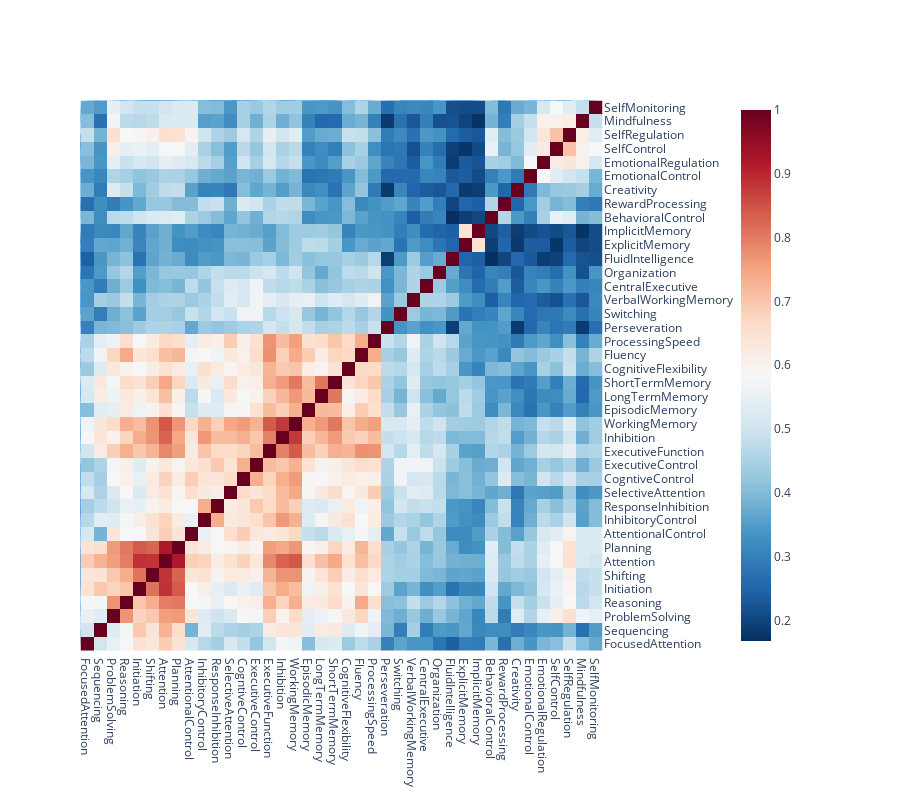

Notebook code cell kept with this figure:
### Markdown cell above
## Popular Constructs

### Code cell
# plot only popular tasks and popular constructs

n_popular_labels = 40

popular_labels = (pubmed.groupby(['category','label'])['pmid']
                        .count().sort_values(ascending=False)
                        .groupby('category').head(n_popular_labels)
                        .index.get_level_values('label').to_list())

popular_label_embeddings = label_embeddings.query('label in @popular_labels')

popular_labels_sim = get_similarity_matrix(
  popular_label_embeddings,
  metric='cosine',
  pivot_by_category=False)

# # drop tasks for visualization
tasks = pubmed.query('category.str.contains("Task")')['label'].unique()
popular_labels_sim.drop(index=tasks, columns=tasks, errors='ignore', inplace=True)

# g = sns.clustermap(popular_labels_sim, robust=True,
#                    dendrogram_ratio=0.0001, 
#                    cbar_pos=(1.0, 0.73, 0.03, 0.25),
#                    cmap='viridis_r',
#                   )
# plt.show()

import dash_bio as dashbio

dashbio.Clustergram(
  data=popular_labels_sim,
  column_labels=popular_labels_sim.columns.to_list(),
  row_labels=popular_labels_sim.index.to_list(),
  center_values=False,
  cluster='all',
  height=800,
  width=900,
  display_ratio=[0.001, 0.001], 
  color_map='RdBu_r',
  # hidden_labels=['col'],
  row_dist='euclidean',
  col_dist='euclidean',
  # standardize='col'
)

### Figure 1 — Plotly figure (JSON) as saved in the notebook; plotly's stock layout.template omitted (floating-point values rounded to 4 significant figures; data arrays with more than 128 entries replaced by an {"elided": "..."} marker saying what was removed)
{"data": [{"hoverinfo": "y+name", "line": {"width": 0.5}, "marker": {"color": "rgb(0,116,217)"}, "mode": "lines", "name": "Col Cluster 0", "type": "scatter", "x": [49.61, 49.61, 301.2, 301.2], "xaxis": "x2", "y": [1.376, 2.287, 2.287, 1.778], "yaxis": "y2"}, {"hoverinfo": "y+name", "line": {"width": 0.5}, "marker": {"color": "rgb(0,116,217)"}, "mode": "lines", "name": "Col Cluster 1", "type": "scatter", "x": [5, 5, 15, 15], "xaxis": "x2", "y": [0, 0.8406, 0.8406, 0], "yaxis": "y2"}, {"hoverinfo": "y+name", "line": {"width": 0.5}, "marker": {"color": "rgb(0,116,217)"}, "mode": "lines", "name": "Col Cluster 2", "type": "scatter", "x": [10, 10, 89.22, 89.22], "xaxis": "x2", "y": [0.8406, 1.376, 1.376, 1.127], "yaxis": "y2"}, {"hoverinfo": "y+name", "line": {"width": 0.5}, "marker": {"color": "rgb(0,116,217)"}, "mode": "lines", "name": "Col Cluster 3", "type": "scatter", "x": [25, 25, 35, 35], "xaxis": "x2", "y": [0, 0.4613, 0.4613, 0], "yaxis": "y2"}, {"hoverinfo": "y+name", "line": {"width": 0.5}, "marker": {"color": "rgb(0,116,217)"}, "mode": "lines", "name": "Col Cluster 4", "type": "scatter", "x": [30, 30, 53.75, 53.75], "xaxis": "x2", "y": [0.4613, 0.7508, 0.7508, 0.51], "yaxis": "y2"}, {"hoverinfo": "y+name", "line": {"width": 0.5}, "marker": {"color": "rgb(0,116,217)"}, "mode": "lines", "name": "Col Cluster 5", "type": "scatter", "x": [41.88, 41.88, 136.6, 136.6], "xaxis": "x2", "y": [0.7508, 1.127, 1.127, 1.075], "yaxis": "y2"}, {"hoverinfo": "y+name", "line": {"width": 0.5}, "marker": {"color": "rgb(0,116,217)"}, "mode": "lines", "name": "Col Cluster 6", "type": "scatter", "x": [45, 45, 62.5, 62.5], "xaxis": "x2", "y": [0, 0.51, 0.51, 0.3307], "yaxis": "y2"}, {"hoverinfo": "y+name", "line": {"width": 0.5}, "marker": {"color": "rgb(0,116,217)"}, "mode": "lines", "name": "Col Cluster 7", "type": "scatter", "x": [55, 55, 70, 70], "xaxis": "x2", "y": [0, 0.3307, 0.3307, 0.2847], "yaxis": "y2"}, {"hoverinfo": "y+name", "line": {"width": 0.5}, "marker": {"color": "rgb(0,116,217)"}, "mode": "lines", "name": "Col Cluster 8", "type": "scatter", "x": [65, 65, 75, 75], "xaxis": "x2", "y": [0, 0.2847, 0.2847, 0], "yaxis": "y2"}, {"hoverinfo": "y+name", "line": {"width": 0.5}, "marker": {"color": "rgb(0,116,217)"}, "mode": "lines", "name": "Col Cluster 9", "type": "scatter", "x": [85, 85, 111.2, 111.2], "xaxis": "x2", "y": [0, 0.7839, 0.7839, 0.6531], "yaxis": "y2"}, {"hoverinfo": "y+name", "line": {"width": 0.5}, "marker": {"color": "rgb(0,116,217)"}, "mode": "lines", "name": "Col Cluster 10", "type": "scatter", "x": [95, 95, 105, 105], "xaxis": "x2", "y": [0, 0.4349, 0.4349, 0], "yaxis": "y2"}, {"hoverinfo": "y+name", "line": {"width": 0.5}, "marker": {"color": "rgb(0,116,217)"}, "mode": "lines", "name": "Col Cluster 11", "type": "scatter", "x": [98.12, 98.12, 175, 175], "xaxis": "x2", "y": [0.7839, 1.075, 1.075, 0.8601], "yaxis": "y2"}, {"hoverinfo": "y+name", "line": {"width": 0.5}, "marker": {"color": "rgb(0,116,217)"}, "mode": "lines", "name": "Col Cluster 12", "type": "scatter", "x": [100, 100, 122.5, 122.5], "xaxis": "x2", "y": [0.4349, 0.6531, 0.6531, 0.6085], "yaxis": "y2"}, {"hoverinfo": "y+name", "line": {"width": 0.5}, "marker": {"color": "rgb(0,116,217)"}, "mode": "lines", "name": "Col Cluster 13", "type": "scatter", "x": [115, 115, 130, 130], "xaxis": "x2", "y": [0, 0.6085, 0.6085, 0.4401], "yaxis": "y2"}, {"hoverinfo": "y+name", "line": {"width": 0.5}, "marker": {"color": "rgb(0,116,217)"}, "mode": "lines", "name": "Col Cluster 14", "type": "scatter", "x": [125, 125, 135, 135], "xaxis": "x2", "y": [0, 0.4401, 0.4401, 0], "yaxis": "y2"}, {"hoverinfo": "y+name", "line": {"width": 0.5}, "marker": {"color": "rgb(0,116,217)"}, "mode": "lines", "name": "Col Cluster 15", "type": "scatter", "x": [145, 145, 160, 160], "xaxis": "x2", "y": [0, 0.4064, 0.4064, 0.2625], "yaxis": "y2"}, {"hoverinfo": "y+name", "line": {"width": 0.5}, "marker": {"color": "rgb(0,116,217)"}, "mode": "lines", "name": "Col Cluster 16", "type": "scatter", "x": [152.5, 152.5, 197.5, 197.5], "xaxis": "x2", "y": [0.4064, 0.8601, 0.8601, 0.7377], "yaxis": "y2"}, {"hoverinfo": "y+name", "line": {"width": 0.5}, "marker": {"color": "rgb(0,116,217)"}, "mode": "lines", "name": "Col Cluster 17", "type": "scatter", "x": [155, 155, 165, 165], "xaxis": "x2", "y": [0, 0.2625, 0.2625, 0], "yaxis": "y2"}, {"hoverinfo": "y+name", "line": {"width": 0.5}, "marker": {"color": "rgb(0,116,217)"}, "mode": "lines", "name": "Col Cluster 18", "type": "scatter", "x": [175, 175, 190, 190], "xaxis": "x2", "y": [0, 0.5169, 0.5169, 0.3392], "yaxis": "y2"}, {"hoverinfo": "y+name", "line": {"width": 0.5}, "marker": {"color": "rgb(0,116,217)"}, "mode": "lines", "name": "Col Cluster 19", "type": "scatter", "x": [182.5, 182.5, 212.5, 212.5], "xaxis": "x2", "y": [0.5169, 0.7377, 0.7377, 0.5638], "yaxis": "y2"}, {"hoverinfo": "y+name", "line": {"width": 0.5}, "marker": {"color": "rgb(0,116,217)"}, "mode": "lines", "name": "Col Cluster 20", "type": "scatter", "x": [185, 185, 195, 195], "xaxis": "x2", "y": [0, 0.3392, 0.3392, 0], "yaxis": "y2"}, {"hoverinfo": "y+name", "line": {"width": 0.5}, "marker": {"color": "rgb(0,116,217)"}, "mode": "lines", "name": "Col Cluster 21", "type": "scatter", "x": [205, 205, 220, 220], "xaxis": "x2", "y": [0, 0.5638, 0.5638, 0.4997], "yaxis": "y2"}, {"hoverinfo": "y+name", "line": {"width": 0.5}, "marker": {"color": "rgb(0,116,217)"}, "mode": "lines", "name": "Col Cluster 22", "type": "scatter", "x": [215, 215, 225, 225], "xaxis": "x2", "y": [0, 0.4997, 0.4997, 0], "yaxis": "y2"}, {"hoverinfo": "y+name", "line": {"width": 0.5}, "marker": {"color": "rgb(0,116,217)"}, "mode": "lines", "name": "Col Cluster 23", "type": "scatter", "x": [235, 235, 253.8, 253.8], "xaxis": "x2", "y": [0, 1.031, 1.031, 0.8977], "yaxis": "y2"}, {"hoverinfo": "y+name", "line": {"width": 0.5}, "marker": {"color": "rgb(0,116,217)"}, "mode": "lines", "name": "Col Cluster 24", "type": "scatter", "x": [244.4, 244.4, 292.5, 292.5], "xaxis": "x2", "y": [1.031, 1.274, 1.274, 1.206], "yaxis": "y2"}, {"hoverinfo": "y+name", "line": {"width": 0.5}, "marker": {"color": "rgb(0,116,217)"}, "mode": "lines", "name": "Col Cluster 25", "type": "scatter", "x": [245, 245, 262.5, 262.5], "xaxis": "x2", "y": [0, 0.8977, 0.8977, 0.8642], "yaxis": "y2"}, {"hoverinfo": "y+name", "line": {"width": 0.5}, "marker": {"color": "rgb(0,116,217)"}, "mode": "lines", "name": "Col Cluster 26", "type": "scatter", "x": [255, 255, 270, 270], "xaxis": "x2", "y": [0, 0.8642, 0.8642, 0.8375], "yaxis": "y2"}, {"hoverinfo": "y+name", "line": {"width": 0.5}, "marker": {"color": "rgb(0,116,217)"}, "mode": "lines", "name": "Col Cluster 27", "type": "scatter", "x": [265, 265, 275, 275], "xaxis": "x2", "y": [0, 0.8375, 0.8375, 0], "yaxis": "y2"}, {"hoverinfo": "y+name", "line": {"width": 0.5}, "marker": {"color": "rgb(0,116,217)"}, "mode": "lines", "name": "Col Cluster 28", "type": "scatter", "x": [268.4, 268.4, 333.9, 333.9], "xaxis": "x2", "y": [1.274, 1.778, 1.778, 1.274], "yaxis": "y2"}, {"hoverinfo": "y+name", "line": {"width": 0.5}, "marker": {"color": "rgb(0,116,217)"}, "mode": "lines", "name": "Col Cluster 29", "type": "scatter", "x": [285, 285, 300, 300], "xaxis": "x2", "y": [0, 1.206, 1.206, 0.5258], "yaxis": "y2"}, {"hoverinfo": "y+name", "line": {"width": 0.5}, "marker": {"color": "rgb(0,116,217)"}, "mode": "lines", "name": "Col Cluster 30", "type": "scatter", "x": [295, 295, 305, 305], "xaxis": "x2", "y": [0, 0.5258, 0.5258, 0], "yaxis": "y2"}, {"hoverinfo": "y+name", "line": {"width": 0.5}, "marker": {"color": "rgb(0,116,217)"}, "mode": "lines", "name": "Col Cluster 31", "type": "scatter", "x": [315, 315, 325, 325], "xaxis": "x2", "y": [0, 0.9208, 0.9208, 0], "yaxis": "y2"}, {"hoverinfo": "y+name", "line": {"width": 0.5}, "marker": {"color": "rgb(0,116,217)"}, "mode": "lines", "name": "Col Cluster 32", "type": "scatter", "x": [320, 320, 347.8, 347.8], "xaxis": "x2", "y": [0.9208, 1.274, 1.274, 1.196], "yaxis": "y2"}, {"hoverinfo": "y+name", "line": {"width": 0.5}, "marker": {"color": "rgb(0,116,217)"}, "mode": "lines", "name": "Col Cluster 33", "type": "scatter", "x": [335, 335, 360.6, 360.6], "xaxis": "x2", "y": [0, 1.196, 1.196, 1.026], "yaxis": "y2"}, {"hoverinfo": "y+name", "line": {"width": 0.5}, "marker": {"color": "rgb(0,116,217)"}, "mode": "lines", "name": "Col Cluster 34", "type": "scatter", "x": [345, 345, 376.2, 376.2], "xaxis": "x2", "y": [0, 1.026, 1.026, 0.8266], "yaxis": "y2"}, {"hoverinfo": "y+name", "line": {"width": 0.5}, "marker": {"color": "rgb(0,116,217)"}, "mode": "lines", "name": "Col Cluster 35", "type": "scatter", "x": [355, 355, 370, 370], "xaxis": "x2", "y": [0, 0.6355, 0.6355, 0.5241], "yaxis": "y2"}, {"hoverinfo": "y+name", "line": {"width": 0.5}, "marker": {"color": "rgb(0,116,217)"}, "mode": "lines", "name": "Col Cluster 36", "type": "scatter", "x": [362.5, 362.5, 390, 390], "xaxis": "x2", "y": [0.6355, 0.8266, 0.8266, 0.7996], "yaxis": "y2"}, {"hoverinfo": "y+name", "line": {"width": 0.5}, "marker": {"color": "rgb(0,116,217)"}, "mode": "lines", "name": "Col Cluster 37", "type": "scatter", "x": [365, 365, 375, 375], "xaxis": "x2", "y": [0, 0.5241, 0.5241, 0], "yaxis": "y2"}, {"hoverinfo": "y+name", "line": {"width": 0.5}, "marker": {"color": "rgb(0,116,217)"}, "mode": "lines", "name": "Col Cluster 38", "type": "scatter", "x": [385, 385, 395, 395], "xaxis": "x2", "y": [0, 0.7996, 0.7996, 0], "yaxis": "y2"}, {"hoverinfo": "x+name", "line": {"width": 0.5}, "marker": {"color": "rgb(0,116,217)"}, "mode": "lines", "name": "Row Cluster 0", "type": "scatter", "x": [0, -0.8406, -0.8406, 0], "xaxis": "x4", "y": [5, 5, 15, 15], "yaxis": "y4"}, {"hoverinfo": "x+name", "line": {"width": 0.5}, "marker": {"color": "rgb(0,116,217)"}, "mode": "lines", "name": "Row Cluster 1", "type": "scatter", "x": [0, -0.7996, -0.7996, 0], "xaxis": "x4", "y": [385, 385, 395, 395], "yaxis": "y4"}, {"hoverinfo": "x+name", "line": {"width": 0.5}, "marker": {"color": "rgb(0,116,217)"}, "mode": "lines", "name": "Row Cluster 2", "type": "scatter", "x": [0, -0.5241, -0.5241, 0], "xaxis": "x4", "y": [365, 365, 375, 375], "yaxis": "y4"}, {"hoverinfo": "x+name", "line": {"width": 0.5}, "marker": {"color": "rgb(0,116,217)"}, "mode": "lines", "name": "Row Cluster 3", "type": "scatter", "x": [-0.6355, -0.8266, -0.8266, -0.7996], "xaxis": "x4", "y": [362.5, 362.5, 390, 390], "yaxis": "y4"}, {"hoverinfo": "x+name", "line": {"width": 0.5}, "marker": {"color": "rgb(0,116,217)"}, "mode": "lines", "name": "Row Cluster 4", "type": "scatter", "x": [0, -0.6355, -0.6355, -0.5241], "xaxis": "x4", "y": [355, 355, 370, 370], "yaxis": "y4"}, {"hoverinfo": "x+name", "line": {"width": 0.5}, "marker": {"color": "rgb(0,116,217)"}, "mode": "lines", "name": "Row Cluster 5", "type": "scatter", "x": [0, -1.026, -1.026, -0.8266], "xaxis": "x4", "y": [345, 345, 376.2, 376.2], "yaxis": "y4"}, {"hoverinfo": "x+name", "line": {"width": 0.5}, "marker": {"color": "rgb(0,116,217)"}, "mode": "lines", "name": "Row Cluster 6", "type": "scatter", "x": [0, -1.196, -1.196, -1.026], "xaxis": "x4", "y": [335, 335, 360.6, 360.6], "yaxis": "y4"}, {"hoverinfo": "x+name", "line": {"width": 0.5}, "marker": {"color": "rgb(0,116,217)"}, "mode": "lines", "name": "Row Cluster 7", "type": "scatter", "x": [-0.9208, -1.274, -1.274, -1.196], "xaxis": "x4", "y": [320, 320, 347.8, 347.8], "yaxis": "y4"}, {"hoverinfo": "x+name", "line": {"width": 0.5}, "marker": {"color": "rgb(0,116,217)"}, "mode": "lines", "name": "Row Cluster 8", "type": "scatter", "x": [0, -0.9208, -0.9208, 0], "xaxis": "x4", "y": [315, 315, 325, 325], "yaxis": "y4"}, {"hoverinfo": "x+name", "line": {"width": 0.5}, "marker": {"color": "rgb(0,116,217)"}, "mode": "lines", "name": "Row Cluster 9", "type": "scatter", "x": [0, -0.5258, -0.5258, 0], "xaxis": "x4", "y": [295, 295, 305, 305], "yaxis": "y4"}, {"hoverinfo": "x+name", "line": {"width": 0.5}, "marker": {"color": "rgb(0,116,217)"}, "mode": "lines", "name": "Row Cluster 10", "type": "scatter", "x": [0, -1.206, -1.206, -0.5258], "xaxis": "x4", "y": [285, 285, 300, 300], "yaxis": "y4"}, {"hoverinfo": "x+name", "line": {"width": 0.5}, "marker": {"color": "rgb(0,116,217)"}, "mode": "lines", "name": "Row Cluster 11", "type": "scatter", "x": [-1.274, -1.778, -1.778, -1.274], "xaxis": "x4", "y": [268.4, 268.4, 333.9, 333.9], "yaxis": "y4"}, {"hoverinfo": "x+name", "line": {"width": 0.5}, "marker": {"color": "rgb(0,116,217)"}, "mode": "lines", "name": "Row Cluster 12", "type": "scatter", "x": [0, -0.8375, -0.8375, 0], "xaxis": "x4", "y": [265, 265, 275, 275], "yaxis": "y4"}, {"hoverinfo": "x+name", "line": {"width": 0.5}, "marker": {"color": "rgb(0,116,217)"}, "mode": "lines", "name": "Row Cluster 13", "type": "scatter", "x": [0, -0.8642, -0.8642, -0.8375], "xaxis": "x4", "y": [255, 255, 270, 270], "yaxis": "y4"}, {"hoverinfo": "x+name", "line": {"width": 0.5}, "marker": {"color": "rgb(0,116,217)"}, "mode": "lines", "name": "Row Cluster 14", "type": "scatter", "x": [0, -0.8977, -0.8977, -0.8642], "xaxis": "x4", "y": [245, 245, 262.5, 262.5], "yaxis": "y4"}, {"hoverinfo": "x+name", "line": {"width": 0.5}, "marker": {"color": "rgb(0,116,217)"}, "mode": "lines", "name": "Row Cluster 15", "type": "scatter", "x": [-1.031, -1.274, -1.274, -1.206], "xaxis": "x4", "y": [244.4, 244.4, 292.5, 292.5], "yaxis": "y4"}, {"hoverinfo": "x+name", "line": {"width": 0.5}, "marker": {"color": "rgb(0,116,217)"}, "mode": "lines", "name": "Row Cluster 16", "type": "scatter", "x": [0, -1.031, -1.031, -0.8977], "xaxis": "x4", "y": [235, 235, 253.8, 253.8], "yaxis": "y4"}, {"hoverinfo": "x+name", "line": {"width": 0.5}, "marker": {"color": "rgb(0,116,217)"}, "mode": "lines", "name": "Row Cluster 17", "type": "scatter", "x": [0, -0.4997, -0.4997, 0], "xaxis": "x4", "y": [215, 215, 225, 225], "yaxis": "y4"}, {"hoverinfo": "x+name", "line": {"width": 0.5}, "marker": {"color": "rgb(0,116,217)"}, "mode": "lines", "name": "Row Cluster 18", "type": "scatter", "x": [0, -0.5638, -0.5638, -0.4997], "xaxis": "x4", "y": [205, 205, 220, 220], "yaxis": "y4"}, {"hoverinfo": "x+name", "line": {"width": 0.5}, "marker": {"color": "rgb(0,116,217)"}, "mode": "lines", "name": "Row Cluster 19", "type": "scatter", "x": [0, -0.3392, -0.3392, 0], "xaxis": "x4", "y": [185, 185, 195, 195], "yaxis": "y4"}, {"hoverinfo": "x+name", "line": {"width": 0.5}, "marker": {"color": "rgb(0,116,217)"}, "mode": "lines", "name": "Row Cluster 20", "type": "scatter", "x": [-0.5169, -0.7377, -0.7377, -0.5638], "xaxis": "x4", "y": [182.5, 182.5, 212.5, 212.5], "yaxis": "y4"}, {"hoverinfo": "x+name", "line": {"width": 0.5}, "marker": {"color": "rgb(0,116,217)"}, "mode": "lines", "name": "Row Cluster 21", "type": "scatter", "x": [0, -0.5169, -0.5169, -0.3392], "xaxis": "x4", "y": [175, 175, 190, 190], "yaxis": "y4"}, {"hoverinfo": "x+name", "line": {"width": 0.5}, "marker": {"color": "rgb(0,116,217)"}, "mode": "lines", "name": "Row Cluster 22", "type": "scatter", "x": [0, -0.2625, -0.2625, 0], "xaxis": "x4", "y": [155, 155, 165, 165], "yaxis": "y4"}, {"hoverinfo": "x+name", "line": {"width": 0.5}, "marker": {"color": "rgb(0,116,217)"}, "mode": "lines", "name": "Row Cluster 23", "type": "scatter", "x": [-0.4064, -0.8601, -0.8601, -0.7377], "xaxis": "x4", "y": [152.5, 152.5, 197.5, 197.5], "yaxis": "y4"}, {"hoverinfo": "x+name", "line": {"width": 0.5}, "marker": {"color": "rgb(0,116,217)"}, "mode": "lines", "name": "Row Cluster 24", "type": "scatter", "x": [0, -0.4064, -0.4064, -0.2625], "xaxis": "x4", "y": [145, 145, 160, 160], "yaxis": "y4"}, {"hoverinfo": "x+name", "line": {"width": 0.5}, "marker": {"color": "rgb(0,116,217)"}, "mode": "lines", "name": "Row Cluster 25", "type": "scatter", "x": [0, -0.4401, -0.4401, 0], "xaxis": "x4", "y": [125, 125, 135, 135], "yaxis": "y4"}, {"hoverinfo": "x+name", "line": {"width": 0.5}, "marker": {"color": "rgb(0,116,217)"}, "mode": "lines", "name": "Row Cluster 26", "type": "scatter", "x": [0, -0.6085, -0.6085, -0.4401], "xaxis": "x4", "y": [115, 115, 130, 130], "yaxis": "y4"}, {"hoverinfo": "x+name", "line": {"width": 0.5}, "marker": {"color": "rgb(0,116,217)"}, "mode": "lines", "name": "Row Cluster 27", "type": "scatter", "x": [-0.4349, -0.6531, -0.6531, -0.6085], "xaxis": "x4", "y": [100, 100, 122.5, 122.5], "yaxis": "y4"}, {"hoverinfo": "x+name", "line": {"width": 0.5}, "marker": {"color": "rgb(0,116,217)"}, "mode": "lines", "name": "Row Cluster 28", "type": "scatter", "x": [-0.7839, -1.075, -1.075, -0.8601], "xaxis": "x4", "y": [98.12, 98.12, 175, 175], "yaxis": "y4"}, {"hoverinfo": "x+name", "line": {"width": 0.5}, "marker": {"color": "rgb(0,116,217)"}, "mode": "lines", "name": "Row Cluster 29", "type": "scatter", "x": [0, -0.4349, -0.4349, 0], "xaxis": "x4", "y": [95, 95, 105, 105], "yaxis": "y4"}, {"hoverinfo": "x+name", "line": {"width": 0.5}, "marker": {"color": "rgb(0,116,217)"}, "mode": "lines", "name": "Row Cluster 30", "type": "scatter", "x": [0, -0.7839, -0.7839, -0.6531], "xaxis": "x4", "y": [85, 85, 111.2, 111.2], "yaxis": "y4"}, {"hoverinfo": "x+name", "line": {"width": 0.5}, "marker": {"color": "rgb(0,116,217)"}, "mode": "lines", "name": "Row Cluster 31", "type": "scatter", "x": [0, -0.2847, -0.2847, 0], "xaxis": "x4", "y": [65, 65, 75, 75], "yaxis": "y4"}, {"hoverinfo": "x+name", "line": {"width": 0.5}, "marker": {"color": "rgb(0,116,217)"}, "mode": "lines", "name": "Row Cluster 32", "type": "scatter", "x": [0, -0.3307, -0.3307, -0.2847], "xaxis": "x4", "y": [55, 55, 70, 70], "yaxis": "y4"}, {"hoverinfo": "x+name", "line": {"width": 0.5}, "marker": {"color": "rgb(0,116,217)"}, "mode": "lines", "name": "Row Cluster 33", "type": "scatter", "x": [-1.376, -2.287, -2.287, -1.778], "xaxis": "x4", "y": [49.61, 49.61, 301.2, 301.2], "yaxis": "y4"}, {"hoverinfo": "x+name", "line": {"width": 0.5}, "marker": {"color": "rgb(0,116,217)"}, "mode": "lines", "name": "Row Cluster 34", "type": "scatter", "x": [0, -0.51, -0.51, -0.3307], "xaxis": "x4", "y": [45, 45, 62.5, 62.5], "yaxis": "y4"}, {"hoverinfo": "x+name", "line": {"width": 0.5}, "marker": {"color": "rgb(0,116,217)"}, "mode": "lines", "name": "Row Cluster 35", "type": "scatter", "x": [-0.7508, -1.127, -1.127, -1.075], "xaxis": "x4", "y": [41.88, 41.88, 136.6, 136.6], "yaxis": "y4"}, {"hoverinfo": "x+name", "line": {"width": 0.5}, "marker": {"color": "rgb(0,116,217)"}, "mode": "lines", "name": "Row Cluster 36", "type": "scatter", "x": [-0.4613, -0.7508, -0.7508, -0.51], "xaxis": "x4", "y": [30, 30, 53.75, 53.75], "yaxis": "y4"}, {"hoverinfo": "x+name", "line": {"width": 0.5}, "marker": {"color": "rgb(0,116,217)"}, "mode": "lines", "name": "Row Cluster 37", "type": "scatter", "x": [0, -0.4613, -0.4613, 0], "xaxis": "x4", "y": [25, 25, 35, 35], "yaxis": "y4"}, {"hoverinfo": "x+name", "line": {"width": 0.5}, "marker": {"color": "rgb(0,116,217)"}, "mode": "lines", "name": "Row Cluster 38", "type": "scatter", "x": [-0.8406, -1.376, -1.376, -1.127], "xaxis": "x4", "y": [10, 10, 89.22, 89.22], "yaxis": "y4"}, {"colorbar": {"xpad": 100}, "colorscale": [[0, "rgb(5,48,97)"], [0.1, "rgb(33,102,172)"], [0.2, "rgb(67,147,195)"], [0.3, "rgb(146,197,222)"], [0.4, "rgb(209,229,240)"], [0.5, "rgb(247,247,247)"], [0.6, "rgb(253,219,199)"], [0.7, "rgb(244,165,130)"], [0.8, "rgb(214,96,77)"], [0.9, "rgb(178,24,43)"], [1, "rgb(103,0,31)"]], "type": "heatmap", "x": [5, 15, 25, 35, 45, 55, 65, 75, 85, 95, 105, 115, 125, 135, 145, 155, 165, 175, 185, 195, 205, 215, 225, 235, 245, 255, 265, 275, 285, 295, 305, 315, 325, 335, 345, 355, 365, 375, 385, 395], "xaxis": "x5", "y": [5, 15, 25, 35, 45, 55, 65, 75, 85, 95, 105, 115, 125, 135, 145, 155, 165, 175, 185, 195, 205, 215, 225, 235, 245, 255, 265, 275, 285, 295, 305, 315, 325, 335, 345, 355, 365, 375, 385, 395], "yaxis": "y5", "z": {"elided": "40x40 float values"}}], "layout": {"height": 800, "hovermode": "closest", "legend": {"x": 0.7, "y": 0.7}, "paper_bgcolor": "rgba(0,0,0,0)", "plot_bgcolor": "rgba(0,0,0,0)", "showlegend": false, "width": 900, "xaxis": {"anchor": "y", "domain": [0, 0.95], "fixedrange": false, "mirror": false, "showgrid": false, "showline": false, "showticklabels": false, "type": "linear", "zeroline": false}, "xaxis2": {"anchor": "y4", "domain": [0.0009491, 0.95], "fixedrange": false, "mirror": false, "scaleanchor": "x5", "showgrid": false, "showline": false, "showticklabels": false, "type": "linear", "zeroline": false}, "xaxis3": {"anchor": "y3", "domain": [0.75, 1]}, "xaxis4": {"anchor": "y4", "domain": [0, 0.0009491], "fixedrange": false, "mirror": false, "showgrid": false, "showline": false, "showticklabels": false, "type": "linear", "zeroline": false}, "xaxis5": {"anchor": "y5", "domain": [0.0009491, 0.95], "fixedrange": false, "mirror": false, "range": [0, 400], "showgrid": false, "showline": false, "showticklabels": true, "side": "bottom", "tickmode": "array", "ticktext": ["FocusedAttention", "Sequencing", "ProblemSolving", "Reasoning", "Initiation", "Shifting", "Attention", "Planning", "AttentionalControl", "InhibitoryControl", "ResponseInhibition", "SelectiveAttention", "CogntiveControl", "ExecutiveControl", "ExecutiveFunction", "Inhibition", "WorkingMemory", "EpisodicMemory", "LongTermMemory", "ShortTermMemory", "CognitiveFlexibility", "Fluency", "ProcessingSpeed", "Perseveration", "Switching", "VerbalWorkingMemory", "CentralExecutive", "Organization", "FluidIntelligence", "ExplicitMemory", "ImplicitMemory", "BehavioralControl", "RewardProcessing", "Creativity", "EmotionalControl", "EmotionalRegulation", "SelfControl", "SelfRegulation", "Mindfulness", "SelfMonitoring"], "tickvals": [5, 15, 25, 35, 45, 55, 65, 75, 85, 95, 105, 115, 125, 135, 145, 155, 165, 175, 185, 195, 205, 215, 225, 235, 245, 255, 265, 275, 285, 295, 305, 315, 325, 335, 345, 355, 365, 375, 385, 395], "type": "linear", "zeroline": false}, "xaxis6": {"anchor": "y6", "domain": [0.95, 1], "fixedrange": false, "mirror": false, "range": [-5, 1], "showgrid": false, "showline": false, "showticklabels": false, "type": "linear", "zeroline": false}, "xaxis7": {"anchor": "y7", "domain": [0, 0.25]}, "xaxis8": {"anchor": "y8", "domain": [0.0009491, 0.95], "fixedrange": false, "mirror": false, "range": [5, 395], "scaleanchor": "x5", "scaleratio": 1, "showgrid": false, "showline": false, "showticklabels": false, "type": "linear", "zeroline": false}, "xaxis9": {"anchor": "y9", "domain": [0.75, 1]}, "yaxis": {"anchor": "x", "domain": [0.9991, 1], "fixedrange": false, "mirror": false, "showgrid": false, "showline": false, "showticklabels": false, "type": "linear", "zeroline": false}, "yaxis2": {"anchor": "x2", "domain": [0.9991, 1], "fixedrange": false, "mirror": false, "range": [0, 2.287], "showgrid": false, "showline": false, "showticklabels": false, "type": "linear", "zeroline": false}, "yaxis3": {"anchor": "x3", "domain": [0.75, 1]}, "yaxis4": {"anchor": "x4", "domain": [0, 0.9991], "fixedrange": false, "mirror": false, "range": [5, 395], "scaleanchor": "y5", "showgrid": false, "showline": false, "showticklabels": false, "type": "linear", "zeroline": false}, "yaxis5": {"anchor": "x5", "domain": [0, 0.9991], "fixedrange": false, "mirror": false, "showgrid": false, "showline": false, "showticklabels": true, "side": "right", "tickmode": "array", "ticktext": ["FocusedAttention", "Sequencing", "ProblemSolving", "Reasoning", "Initiation", "Shifting", "Attention", "Planning", "AttentionalControl", "InhibitoryControl", "ResponseInhibition", "SelectiveAttention", "CogntiveControl", "ExecutiveControl", "ExecutiveFunction", "Inhibition", "WorkingMemory", "EpisodicMemory", "LongTermMemory", "ShortTermMemory", "CognitiveFlexibility", "Fluency", "ProcessingSpeed", "Perseveration", "Switching", "VerbalWorkingMemory", "CentralExecutive", "Organization", "FluidIntelligence", "ExplicitMemory", "ImplicitMemory", "BehavioralControl", "RewardProcessing", "Creativity", "EmotionalControl", "EmotionalRegulation", "SelfControl", "SelfRegulation", "Mindfulness", "SelfMonitoring"], "tickvals": [5, 15, 25, 35, 45, 55, 65, 75, 85, 95, 105, 115, 125, 135, 145, 155, 165, 175, 185, 195, 205, 215, 225, 235, 245, 255, 265, 275, 285, 295, 305, 315, 325, 335, 345, 355, 365, 375, 385, 395], "type": "linear", "zeroline": false}, "yaxis6": {"anchor": "x6", "domain": [0, 0.9491], "fixedrange": false, "mirror": false, "range": [5, 395], "scaleanchor": "y5", "scaleratio": 1, "showgrid": false, "showline": false, "showticklabels": false, "type": "linear", "zeroline": false}, "yaxis7": {"anchor": "x7", "domain": [0, 0.25]}, "yaxis8": {"anchor": "x8", "domain": [0.9491, 0.9991], "fixedrange": false, "mirror": false, "range": [-0.5, 0.5], "showgrid": false, "showline": false, "showticklabels": false, "type": "linear", "zeroline": false}, "yaxis9": {"anchor": "x9", "domain": [0, 0.25]}}}
